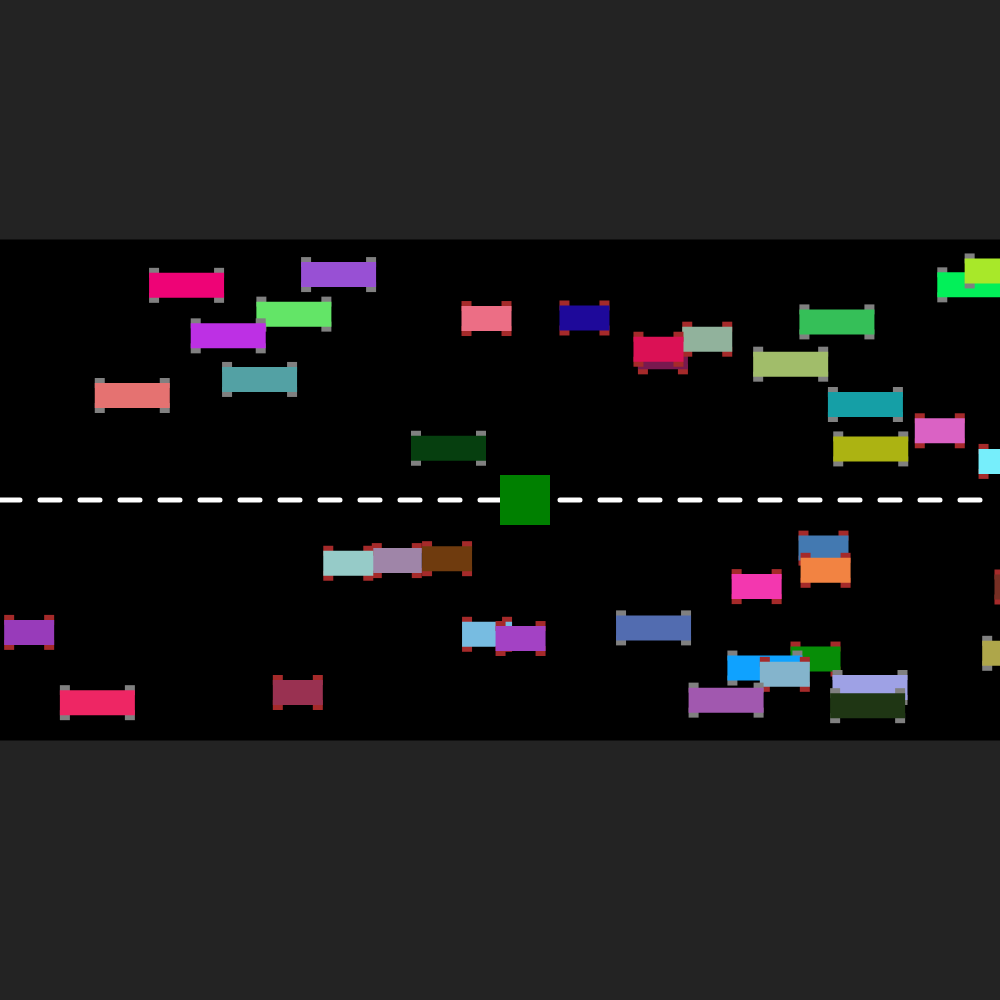
Frame 1 (no input)
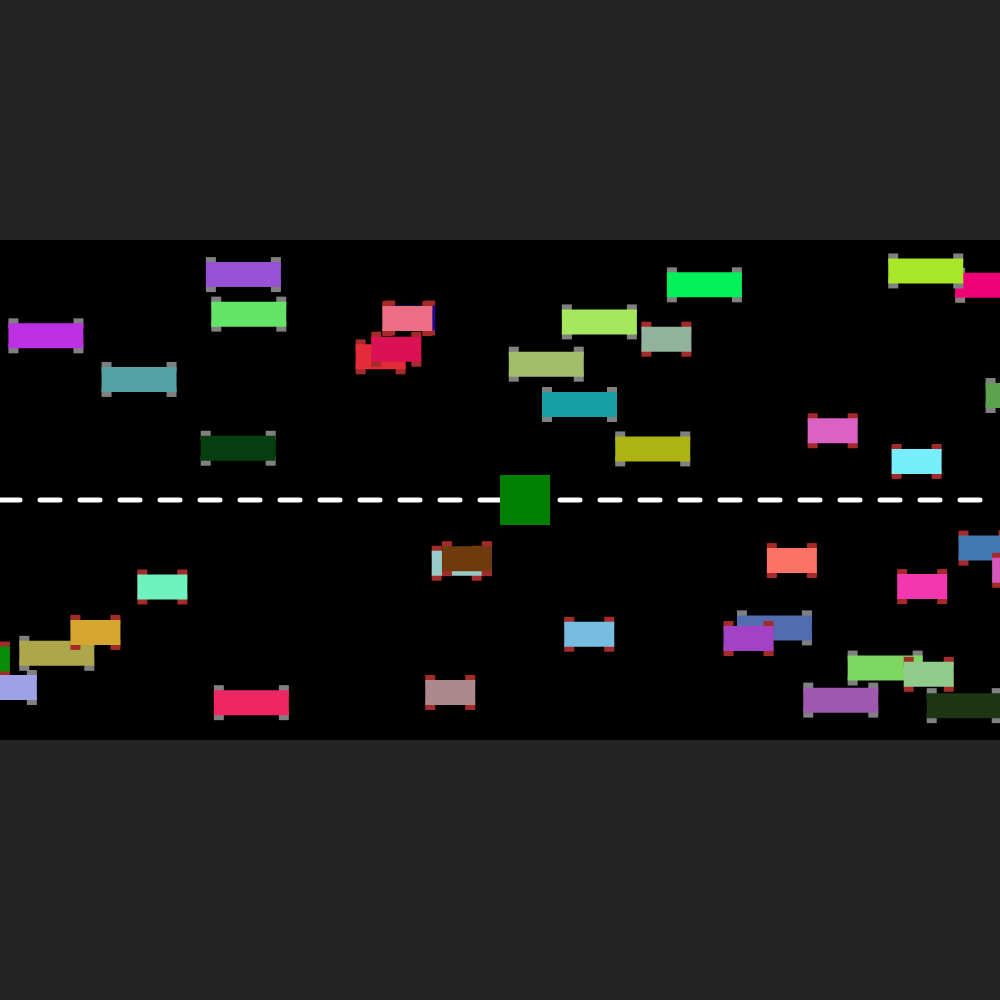
Frame 60 (no input)
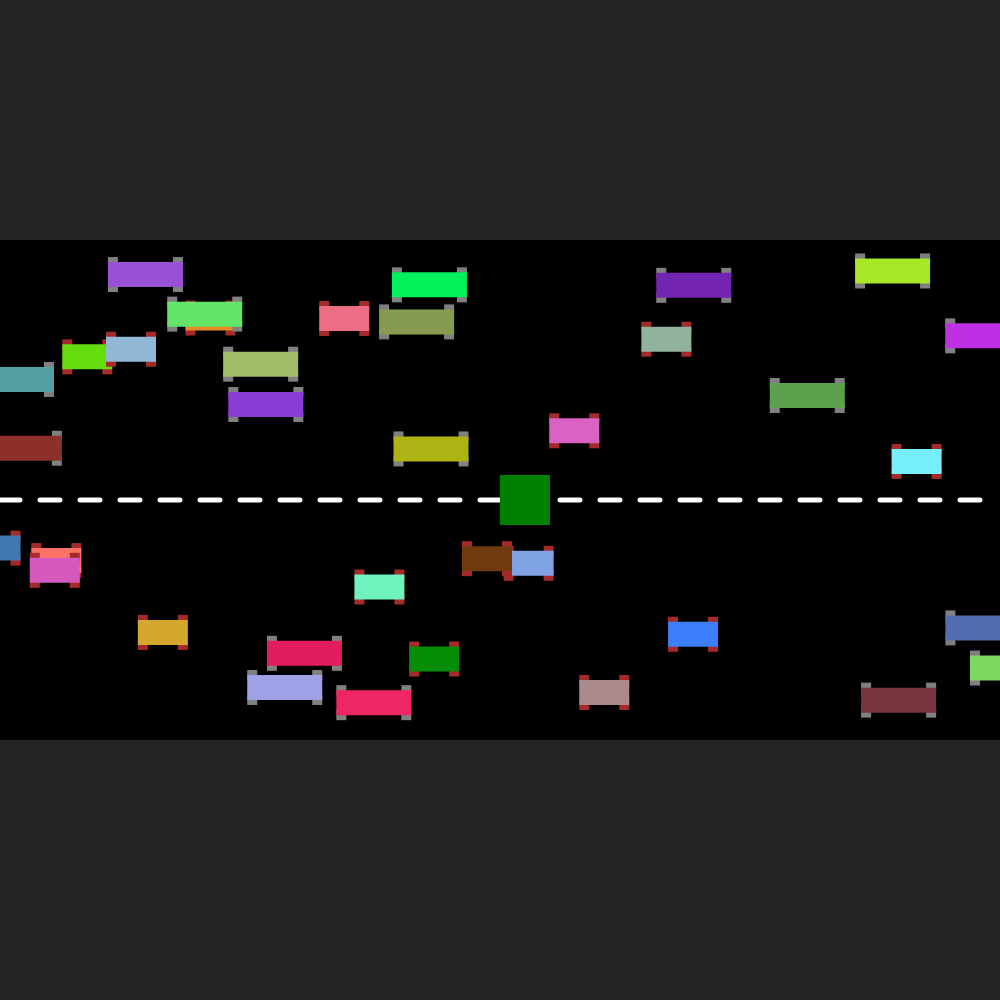
Frame 120 (the mouse pressed at the canvas centre since frame 60)

The p5.js sketch that drew these frames (run headless with seeded random() and noise() and a simulated clock; from frame 60 on, the mouse is pressed at the canvas centre):

// p5.js sketch
// ── sketch.js
// Cars! Cars! Cars!
// Kyle MacLean
// October 18, 2024
// Simulation of vehicles commuting on a road

let eastbound = [];
let westbound = [];

function setup() {
  createCanvas(1000, 1000);
  for (i = 0; i < 20; i++) {
    //push 20 vehicles into each lane
    eastbound.push(new Vehicle(round(random(0, 1)), color(random(255), random(255), random(255)), random(0, width), random(250, height / 2 - 50), 1, random(-1, -5)));
    westbound.push(new Vehicle(round(random(0, 1)), color(random(255), random(255), random(255)), random(0, width), random(height / 2 + 25, 700), 0, random(1, 5)));
  }

  trafficLight = new TrafficLight("green");
}

function draw() {
  background(35);
  drawRoad();
  updateVehicles();

  trafficLight.update();
}

function mouseClicked() {
  //add new vehicles in their correct lanes dependent on user input
  if (keyIsPressed && keyCode === SHIFT) {
    westbound.push(new Vehicle(round(random(0, 1)), color(random(255), random(255), random(255)), random(0, width), random(height / 2 + 25, 700), 0, random(1, 5)));
    print("Car Added Westbound!");
  }

  else {
    eastbound.push(new Vehicle(round(random(0, 1)), color(random(255), random(255), random(255)), random(0, width), random(250, height / 2 - 50), 1, random(-1, -5)));
    print("Car Added Eastbound!");
  }
}

function updateVehicles() {
  //update time
  for (let i = 0; i < eastbound.length; i++) {
    eastbound[i].update();
  }

  for (let i = 0; i < westbound.length; i++) {
    westbound[i].update();
  }
}

function drawRoad() {
  //draws the road
  fill(0);
  rect(0, 240, width, 500);

  stroke("white");
  strokeWeight(5);
  drawingContext.setLineDash([20, 20]); //length, spacing
  line(0, height / 2, width, height / 2);

  noStroke();
}

function vehicleType(type, x, y, color) {
  //draws the cars depending on their type
  if (type === 0) {
    fill("brown");
    rect(x + 40, y - 5, 10);
    rect(x, y + 20, 10);
    rect(x, y - 5, 10);
    rect(x + 40, y + 20, 10);
    fill(color);
    rect(x, y, 50, 25);
  }

  else if (type === 1) {
    fill("grey");
    rect(x + 65, y - 5, 10);
    rect(x, y + 20, 10);
    rect(x, y - 5, 10);
    rect(x + 65, y + 20, 10);
    fill(color);
    rect(x, y, 75, 25);
  }
}

class Vehicle {
  constructor(type, color, x, y, direction, xSpeed) {
    //this.type: 0 = car, 1 = truck
    //eastbound direction = 1 westbound direction = 0
    this.type = type;
    this.color = color;
    this.x = x;
    this.y = y;
    this.direction = direction;
    this.xSpeed = xSpeed;
  }

  update() {
    //update time
    this.move();
    this.speedUp();
    this.speedDown();
    this.changeColor();
    this.display();
  }

  move() {
    //moves cars depending on this.xSpeed
    this.x += this.xSpeed;
  }

  speedUp() {
    //1% chance to speed up vehicles
    if (round(random(1, 100)) === 1) {
      if (this.direction === 1) {
        this.xSpeed -= random(3);
      }

      else if (this.direction === 0) {
        this.xSpeed += random(3);
      }

      if (this.xSpeed > 15) {
        this.xSpeed = 15;
      }

      if (this.xSpeed < -15) {
        this.xSpeed = -15;
      }

      print("Speed Up!");
      print(this.xSpeed);
    }
  }

  speedDown() {
    //1% chance to speed down vehicles
    if (round(random(1, 100)) === 1) {
      if (this.direction === 1) {
        this.xSpeed += random(2.5);

        if (this.xSpeed > 0) {
          this.xSpeed = 0;
        }
      }

      else if (this.direction === 0) {
        this.xSpeed -= random(2.5);

        if (this.xSpeed < 0) {
          this.xSpeed = 0;
        }
      }

      print("Speed Down!");
      print(this.xSpeed);
    }
  }

  changeColor() {
    //1% chance to change vehicles color
    let chance = round(random(1, 100));
    if (chance === 1) {
      this.color = color(random(255), random(255), random(255));

      print("Changed Color!");
    }
  }

  display() {
    //display vehicles and wrap around code
    vehicleType(this.type, this.x, this.y, this.color);

    if (this.x > width + 50) {
      this.x = -100;
    }

    else if (this.x < -100) {
      this.x = width;
    }
  }
}

class TrafficLight {
  constructor(state) {
    this.state = state;
  }

  update() {
    fill(this.state);

    rect(width / 2, height / 2 - 25, 50);

    //FIX THIS
    if (keyIsDown && keyCode === 32) {
      this.state = "red";
      if (this.state === "red") {
        //stop all vehicles for 120 frames
        frameRate(0);

        //turn state back to green
        this.state = "green";
      }
    }
  }
}
